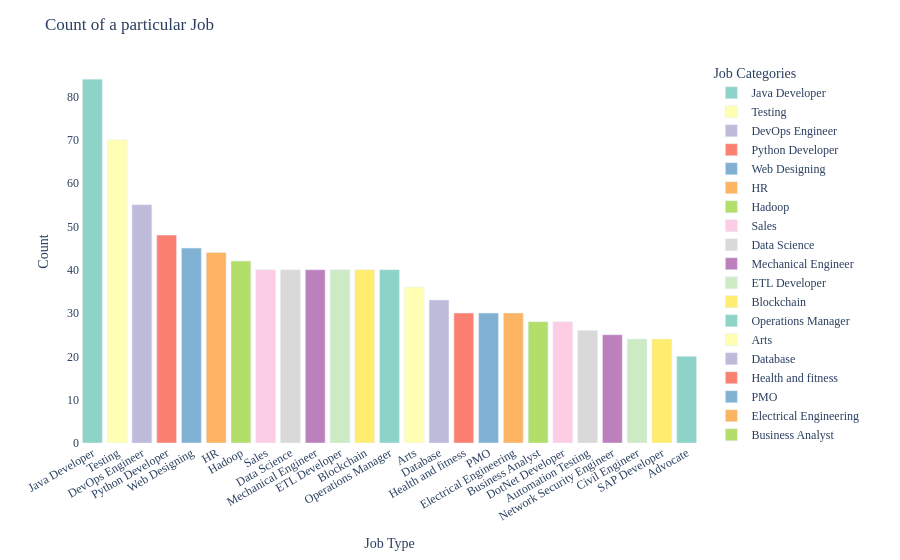

Notebook source saved alongside this figure:
### Code cell
# Creating the bar plot
import pandas as pd

df = pd.read_csv("ResumeDataSet.csv")
import plotly.express as px
import plotly.graph_objects as go
# Create a new DataFrame for plotting
plot_data = pd.DataFrame({
    'Category': df['Category'].value_counts().index,
    'Count': df['Category'].value_counts().values
})
plot_data.head()
fig = px.bar(plot_data, x='Category', y='Count',
             color='Category', 
             labels={'Category': 'Job', 'Count': 'Count'},
             color_discrete_sequence=px.colors.qualitative.Set3)

fig.update_layout(
    title='Count of a particular Job',
    xaxis_title='Job Type',
    yaxis_title='Count',
    legend_title='Job Categories',
    showlegend=True,
    xaxis=dict(tickangle=-30),
    font=dict(family='Times New Roman', size=12),
    plot_bgcolor='white'
)

fig.show()

### Figure 1 — Plotly figure (JSON) as saved in the notebook; plotly's stock layout.template omitted (floating-point values rounded to 4 significant figures)
{"data": [{"hovertemplate": "Job=%{x}<br>Count=%{y}<extra></extra>", "legendgroup": "Java Developer", "marker": {"color": "rgb(141,211,199)", "pattern": {"shape": ""}}, "name": "Java Developer", "orientation": "v", "showlegend": true, "textposition": "auto", "type": "bar", "x": ["Java Developer"], "xaxis": "x", "y": [84], "yaxis": "y"}, {"hovertemplate": "Job=%{x}<br>Count=%{y}<extra></extra>", "legendgroup": "Testing", "marker": {"color": "rgb(255,255,179)", "pattern": {"shape": ""}}, "name": "Testing", "orientation": "v", "showlegend": true, "textposition": "auto", "type": "bar", "x": ["Testing"], "xaxis": "x", "y": [70], "yaxis": "y"}, {"hovertemplate": "Job=%{x}<br>Count=%{y}<extra></extra>", "legendgroup": "DevOps Engineer", "marker": {"color": "rgb(190,186,218)", "pattern": {"shape": ""}}, "name": "DevOps Engineer", "orientation": "v", "showlegend": true, "textposition": "auto", "type": "bar", "x": ["DevOps Engineer"], "xaxis": "x", "y": [55], "yaxis": "y"}, {"hovertemplate": "Job=%{x}<br>Count=%{y}<extra></extra>", "legendgroup": "Python Developer", "marker": {"color": "rgb(251,128,114)", "pattern": {"shape": ""}}, "name": "Python Developer", "orientation": "v", "showlegend": true, "textposition": "auto", "type": "bar", "x": ["Python Developer"], "xaxis": "x", "y": [48], "yaxis": "y"}, {"hovertemplate": "Job=%{x}<br>Count=%{y}<extra></extra>", "legendgroup": "Web Designing", "marker": {"color": "rgb(128,177,211)", "pattern": {"shape": ""}}, "name": "Web Designing", "orientation": "v", "showlegend": true, "textposition": "auto", "type": "bar", "x": ["Web Designing"], "xaxis": "x", "y": [45], "yaxis": "y"}, {"hovertemplate": "Job=%{x}<br>Count=%{y}<extra></extra>", "legendgroup": "HR", "marker": {"color": "rgb(253,180,98)", "pattern": {"shape": ""}}, "name": "HR", "orientation": "v", "showlegend": true, "textposition": "auto", "type": "bar", "x": ["HR"], "xaxis": "x", "y": [44], "yaxis": "y"}, {"hovertemplate": "Job=%{x}<br>Count=%{y}<extra></extra>", "legendgroup": "Hadoop", "marker": {"color": "rgb(179,222,105)", "pattern": {"shape": ""}}, "name": "Hadoop", "orientation": "v", "showlegend": true, "textposition": "auto", "type": "bar", "x": ["Hadoop"], "xaxis": "x", "y": [42], "yaxis": "y"}, {"hovertemplate": "Job=%{x}<br>Count=%{y}<extra></extra>", "legendgroup": "Sales", "marker": {"color": "rgb(252,205,229)", "pattern": {"shape": ""}}, "name": "Sales", "orientation": "v", "showlegend": true, "textposition": "auto", "type": "bar", "x": ["Sales"], "xaxis": "x", "y": [40], "yaxis": "y"}, {"hovertemplate": "Job=%{x}<br>Count=%{y}<extra></extra>", "legendgroup": "Data Science", "marker": {"color": "rgb(217,217,217)", "pattern": {"shape": ""}}, "name": "Data Science", "orientation": "v", "showlegend": true, "textposition": "auto", "type": "bar", "x": ["Data Science"], "xaxis": "x", "y": [40], "yaxis": "y"}, {"hovertemplate": "Job=%{x}<br>Count=%{y}<extra></extra>", "legendgroup": "Mechanical Engineer", "marker": {"color": "rgb(188,128,189)", "pattern": {"shape": ""}}, "name": "Mechanical Engineer", "orientation": "v", "showlegend": true, "textposition": "auto", "type": "bar", "x": ["Mechanical Engineer"], "xaxis": "x", "y": [40], "yaxis": "y"}, {"hovertemplate": "Job=%{x}<br>Count=%{y}<extra></extra>", "legendgroup": "ETL Developer", "marker": {"color": "rgb(204,235,197)", "pattern": {"shape": ""}}, "name": "ETL Developer", "orientation": "v", "showlegend": true, "textposition": "auto", "type": "bar", "x": ["ETL Developer"], "xaxis": "x", "y": [40], "yaxis": "y"}, {"hovertemplate": "Job=%{x}<br>Count=%{y}<extra></extra>", "legendgroup": "Blockchain", "marker": {"color": "rgb(255,237,111)", "pattern": {"shape": ""}}, "name": "Blockchain", "orientation": "v", "showlegend": true, "textposition": "auto", "type": "bar", "x": ["Blockchain"], "xaxis": "x", "y": [40], "yaxis": "y"}, {"hovertemplate": "Job=%{x}<br>Count=%{y}<extra></extra>", "legendgroup": "Operations Manager", "marker": {"color": "rgb(141,211,199)", "pattern": {"shape": ""}}, "name": "Operations Manager", "orientation": "v", "showlegend": true, "textposition": "auto", "type": "bar", "x": ["Operations Manager"], "xaxis": "x", "y": [40], "yaxis": "y"}, {"hovertemplate": "Job=%{x}<br>Count=%{y}<extra></extra>", "legendgroup": "Arts", "marker": {"color": "rgb(255,255,179)", "pattern": {"shape": ""}}, "name": "Arts", "orientation": "v", "showlegend": true, "textposition": "auto", "type": "bar", "x": ["Arts"], "xaxis": "x", "y": [36], "yaxis": "y"}, {"hovertemplate": "Job=%{x}<br>Count=%{y}<extra></extra>", "legendgroup": "Database", "marker": {"color": "rgb(190,186,218)", "pattern": {"shape": ""}}, "name": "Database", "orientation": "v", "showlegend": true, "textposition": "auto", "type": "bar", "x": ["Database"], "xaxis": "x", "y": [33], "yaxis": "y"}, {"hovertemplate": "Job=%{x}<br>Count=%{y}<extra></extra>", "legendgroup": "Health and fitness", "marker": {"color": "rgb(251,128,114)", "pattern": {"shape": ""}}, "name": "Health and fitness", "orientation": "v", "showlegend": true, "textposition": "auto", "type": "bar", "x": ["Health and fitness"], "xaxis": "x", "y": [30], "yaxis": "y"}, {"hovertemplate": "Job=%{x}<br>Count=%{y}<extra></extra>", "legendgroup": "PMO", "marker": {"color": "rgb(128,177,211)", "pattern": {"shape": ""}}, "name": "PMO", "orientation": "v", "showlegend": true, "textposition": "auto", "type": "bar", "x": ["PMO"], "xaxis": "x", "y": [30], "yaxis": "y"}, {"hovertemplate": "Job=%{x}<br>Count=%{y}<extra></extra>", "legendgroup": "Electrical Engineering", "marker": {"color": "rgb(253,180,98)", "pattern": {"shape": ""}}, "name": "Electrical Engineering", "orientation": "v", "showlegend": true, "textposition": "auto", "type": "bar", "x": ["Electrical Engineering"], "xaxis": "x", "y": [30], "yaxis": "y"}, {"hovertemplate": "Job=%{x}<br>Count=%{y}<extra></extra>", "legendgroup": "Business Analyst", "marker": {"color": "rgb(179,222,105)", "pattern": {"shape": ""}}, "name": "Business Analyst", "orientation": "v", "showlegend": true, "textposition": "auto", "type": "bar", "x": ["Business Analyst"], "xaxis": "x", "y": [28], "yaxis": "y"}, {"hovertemplate": "Job=%{x}<br>Count=%{y}<extra></extra>", "legendgroup": "DotNet Developer", "marker": {"color": "rgb(252,205,229)", "pattern": {"shape": ""}}, "name": "DotNet Developer", "orientation": "v", "showlegend": true, "textposition": "auto", "type": "bar", "x": ["DotNet Developer"], "xaxis": "x", "y": [28], "yaxis": "y"}, {"hovertemplate": "Job=%{x}<br>Count=%{y}<extra></extra>", "legendgroup": "Automation Testing", "marker": {"color": "rgb(217,217,217)", "pattern": {"shape": ""}}, "name": "Automation Testing", "orientation": "v", "showlegend": true, "textposition": "auto", "type": "bar", "x": ["Automation Testing"], "xaxis": "x", "y": [26], "yaxis": "y"}, {"hovertemplate": "Job=%{x}<br>Count=%{y}<extra></extra>", "legendgroup": "Network Security Engineer", "marker": {"color": "rgb(188,128,189)", "pattern": {"shape": ""}}, "name": "Network Security Engineer", "orientation": "v", "showlegend": true, "textposition": "auto", "type": "bar", "x": ["Network Security Engineer"], "xaxis": "x", "y": [25], "yaxis": "y"}, {"hovertemplate": "Job=%{x}<br>Count=%{y}<extra></extra>", "legendgroup": "Civil Engineer", "marker": {"color": "rgb(204,235,197)", "pattern": {"shape": ""}}, "name": "Civil Engineer", "orientation": "v", "showlegend": true, "textposition": "auto", "type": "bar", "x": ["Civil Engineer"], "xaxis": "x", "y": [24], "yaxis": "y"}, {"hovertemplate": "Job=%{x}<br>Count=%{y}<extra></extra>", "legendgroup": "SAP Developer", "marker": {"color": "rgb(255,237,111)", "pattern": {"shape": ""}}, "name": "SAP Developer", "orientation": "v", "showlegend": true, "textposition": "auto", "type": "bar", "x": ["SAP Developer"], "xaxis": "x", "y": [24], "yaxis": "y"}, {"hovertemplate": "Job=%{x}<br>Count=%{y}<extra></extra>", "legendgroup": "Advocate", "marker": {"color": "rgb(141,211,199)", "pattern": {"shape": ""}}, "name": "Advocate", "orientation": "v", "showlegend": true, "textposition": "auto", "type": "bar", "x": ["Advocate"], "xaxis": "x", "y": [20], "yaxis": "y"}], "layout": {"barmode": "relative", "font": {"family": "Times New Roman", "size": 12}, "legend": {"title": {"text": "Job Categories"}, "tracegroupgap": 0}, "margin": {"t": 60}, "plot_bgcolor": "white", "showlegend": true, "title": {"text": "Count of a particular Job"}, "xaxis": {"anchor": "y", "categoryarray": ["Java Developer", "Testing", "DevOps Engineer", "Python Developer", "Web Designing", "HR", "Hadoop", "Sales", "Data Science", "Mechanical Engineer", "ETL Developer", "Blockchain", "Operations Manager", "Arts", "Database", "Health and fitness", "PMO", "Electrical Engineering", "Business Analyst", "DotNet Developer", "Automation Testing", "Network Security Engineer", "Civil Engineer", "SAP Developer", "Advocate"], "categoryorder": "array", "domain": [0, 1], "tickangle": -30, "title": {"text": "Job Type"}}, "yaxis": {"anchor": "x", "domain": [0, 1], "title": {"text": "Count"}}}}
